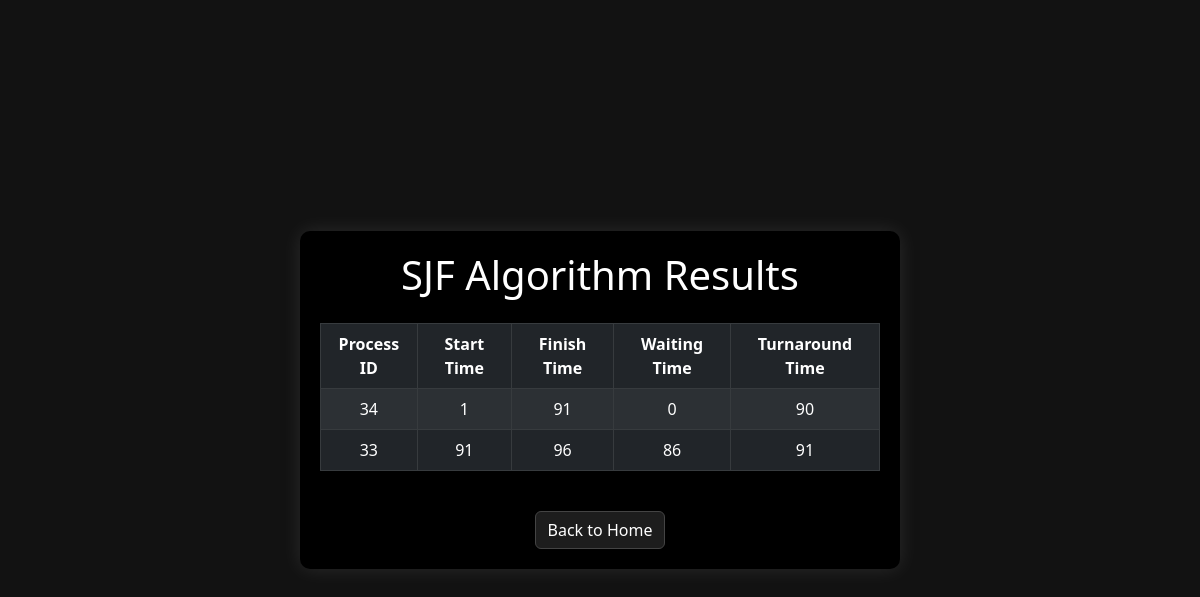
Page /sjf/ on the committed database.
### home/models.py (models this page shows, shortened)
class DynamicProcessModel(models.Model):
    process_name = models.IntegerField()
    arrival_time = models.IntegerField()
    burst_time = models.IntegerField()
    priority = models.IntegerField(default=0)

### home/views.py (the view)
# urls.py: path('sjf/', views.SjfView.as_view(), name='sjf'),
class SjfView(View):
    def get(self, request, *args, **kwargs):
        processes = list(
            DynamicProcessModel.objects.values("id", "arrival_time", "burst_time")
        )
        sjf = SJFAlgorithm(processes)
        sjf.execute()
        results = sjf.get_results()
        return render(request, 'home/sjf.html', {'results': results})

### home/algorithm.py (called while the page is built)
    def get_results(self):
        return self.scheduled_processes

### home/templates/home/sjf.html (shortened to what this page needs)
<!DOCTYPE html>
<html lang="en">
<head>
    <link href="https://cdn.jsdelivr.net/npm/bootstrap@5.3.0-alpha1/dist/css/bootstrap.min.css" rel="stylesheet">
</head>
<body>
    <div class="result-container text-center">
        <h1 class="mb-4">SJF Algorithm Results</h1>
        <div class="table-wrapper">
            <table class="table table-bordered table-dark table-striped">
                <thead>
                    <tr>
                        <th>Process ID</th>
                        <th>Start Time</th>
                        <th>Finish Time</th>
                        <th>Waiting Time</th>
                        <th>Turnaround Time</th>
                    </tr>
                </thead>
                <tbody>
                    {% for process in results %}
                    <tr>
                        <td>{{ process.id }}</td>
                        <td>{{ process.start_time }}</td>
                        <td>{{ process.finish_time }}</td>
                        <td>{{ process.waiting_time }}</td>
                        <td>{{ process.turnaround_time }}</td>
                    </tr>
                    {% endfor %}
                </tbody>
            </table>
        </div>
        <div class="mt-4">
            <a href="/" class="btn btn-custom">Back to Home</a>
        </div>
    </div>
</body>
</html>

### home/templates/home/sjf.html (style rules this page uses)
body { height: 100vh; display: flex; justify-content: center; align-items: center; background-color: #121212; color: #ffffff; }
.result-container { background-color: #000000; border-radius: 10px; padding: 20px; width: 80%; max-width: 600px; box-shadow: 0 0 20px rgba(255, 255, 255, 0.1); }
.table-wrapper { overflow-x: auto; }
.btn-custom { background-color: #1d1d1d; color: #ffffff; border: 1px solid #444; }

### rows in the picture
DynamicProcessModel: id "34", start_time "1", finish_time "91", waiting_time "0", turnaround_time "90"

### other values in the picture
{{ process.id }} "33"
{{ process.start_time }} "91"
{{ process.finish_time }} "96"
{{ process.waiting_time }} "86"
{{ process.turnaround_time }} "91"
